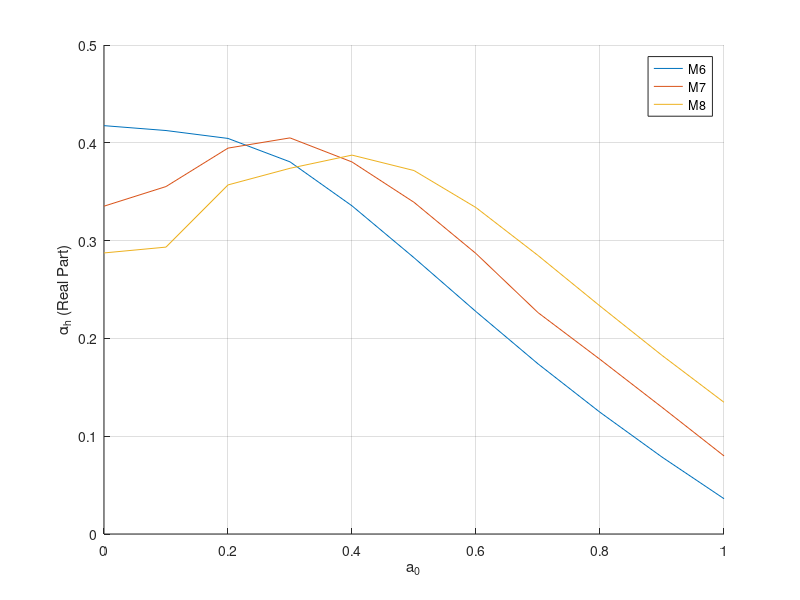
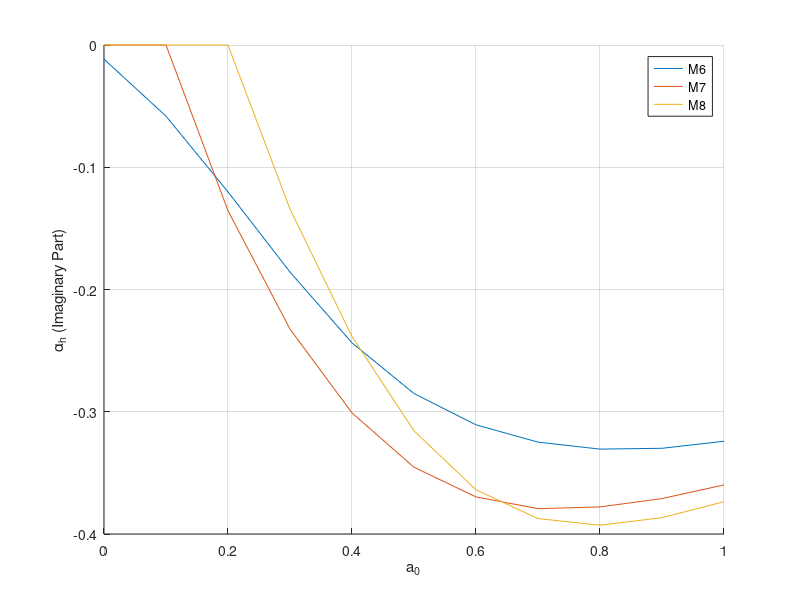

Write the MATLAB code that produced these figures, in order.
clear
%% load data
 load('nonh_piledispH.mat')    
%disp2 %(angle(degree) length,           material,    spacing ratio, nfrequency)
%index  1  2  3  4  5  %1  2  3  4  5    %1  2   3     %1 2 3 4 5    %(1,11)
%range %0 30 45 60 90  %10 20 30 40 50  [0 0.05 0.1]   [S 2 3 4 5]   0:0.1:1
load('nonh_singlepiledisp.mat')

%disp0   %[length,         Material,    Nfrequency]
%index   %1  2  3  4  5    %1  2   3      %(1,11)
%range   %10 20 30 40 50   [0 0.05 0.1]   0:0.1:1

%% Spacing Ratio
% for n=4
theta=1;
 n=2;%spacing ratio
 for B=1:3; %material
 Lp=3;
%over dynamic load
Ds1(1,:)=disp0(Lp,B,:);
Dss1=disp0(Lp,B,1); %static one at top of single pile
%over static load
% D1(1,:)=disp0(3,1,1);

if n==1 %for single pile (benchmark)
    IFR=real(Ds1)./real(Ds1(1));
%     IFI=imag(Ds1)./imag(Ds1);
    IFI=imag(Ds1)./real(Ds1(1));
%% cut off
        if B==2
            IFI(1,1)=0;
            IFI(1,2)=0;
        elseif B==3
            IFI(1,1)=0;
            IFI(1,2)=0;
            IFI(1,3)=0;
        end
else   %others
    Ds2(1,:)=disp2(theta,Lp,B,n-1,:);
Ds2R=real(Ds2);
Ds2I=imag(Ds2);
%% cut off
        if B==2
            Ds2I(1,1)=0;
            Ds2I(1,2)=0;
        elseif B==3
            Ds2I(1,1)=0;
            Ds2I(1,2)=0;
            Ds2I(1,3)=0;
        end
D1sR=real(Ds1);
D1sI=imag(Ds1);

IFR=Ds2R./D1sR(1);
% IFI=Ds2I./D1sI; 
IFI=Ds2I./D1sR(1); 
end

x=0:0.1:1;
%%
figure(1)
hold on
plot(x,IFR)
grid on
xlabel('a_0')
ylabel('\alpha_h (Real Part)')
% legend('Single Pile','s/d=2','s/d=3','s/d=4','s/d=5')
% legend('\theta=0\circ','\theta=30\circ','\theta=45\circ','\theta=60\circ','\theta=90\circ')
legend('M6','M7','M8')
% legend('Lp/d=10','Lp/d=20','Lp/d=30','Lp/d=40','Lp/d=50')
% %  xlim([0 0.5])
xlim([0 1])
% ylim([-0.4 1.2])

figure(2)
hold on
plot(x,IFI)
grid on
xlabel('a_0')
ylabel('\alpha_h (Imaginary Part)')
% legend('Single Pile','s/d=2','s/d=3','s/d=4','s/d=5')
% legend('\theta=0\circ','\theta=30\circ','\theta=45\circ','\theta=60\circ','\theta=90\circ')
legend('M6','M7','M8')
% legend('Lp/d=10','Lp/d=20','Lp/d=30','Lp/d=40','Lp/d=50')
% ylim([-0.6 0.3])
xlim([0 1])
end


